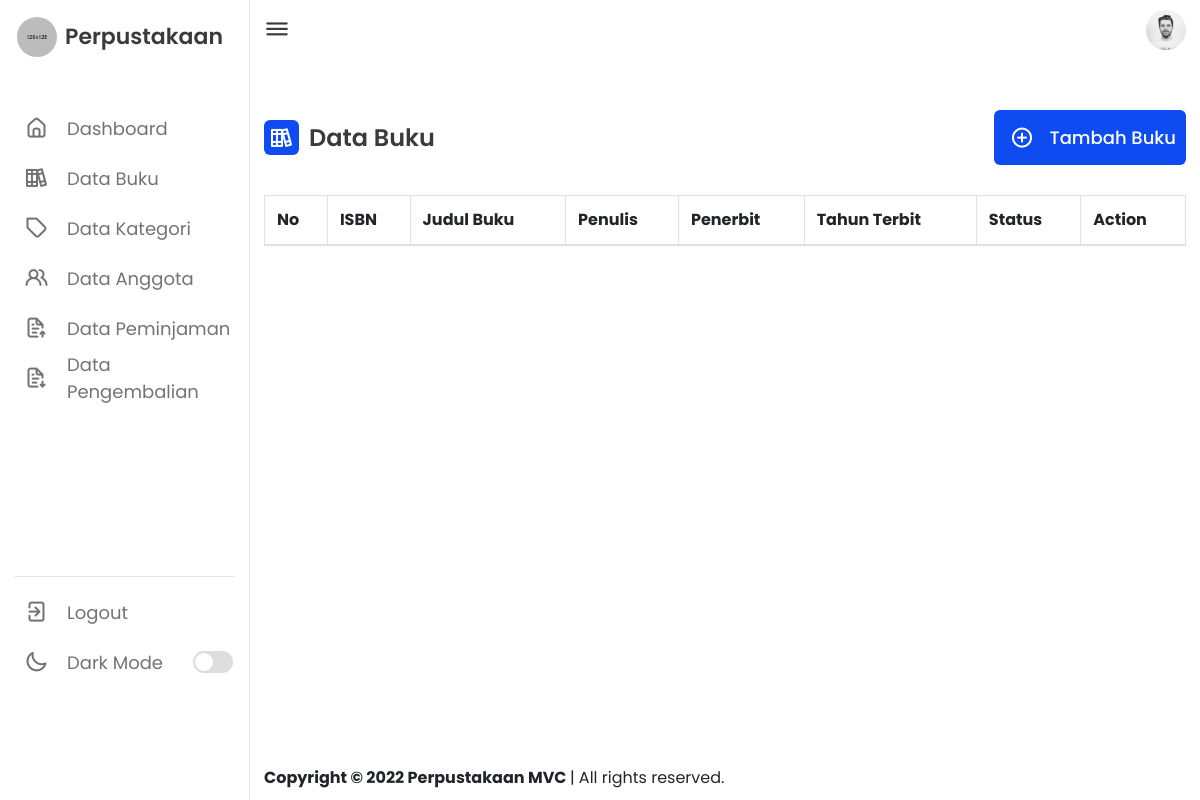
The app's page /index.php/buku, older data.
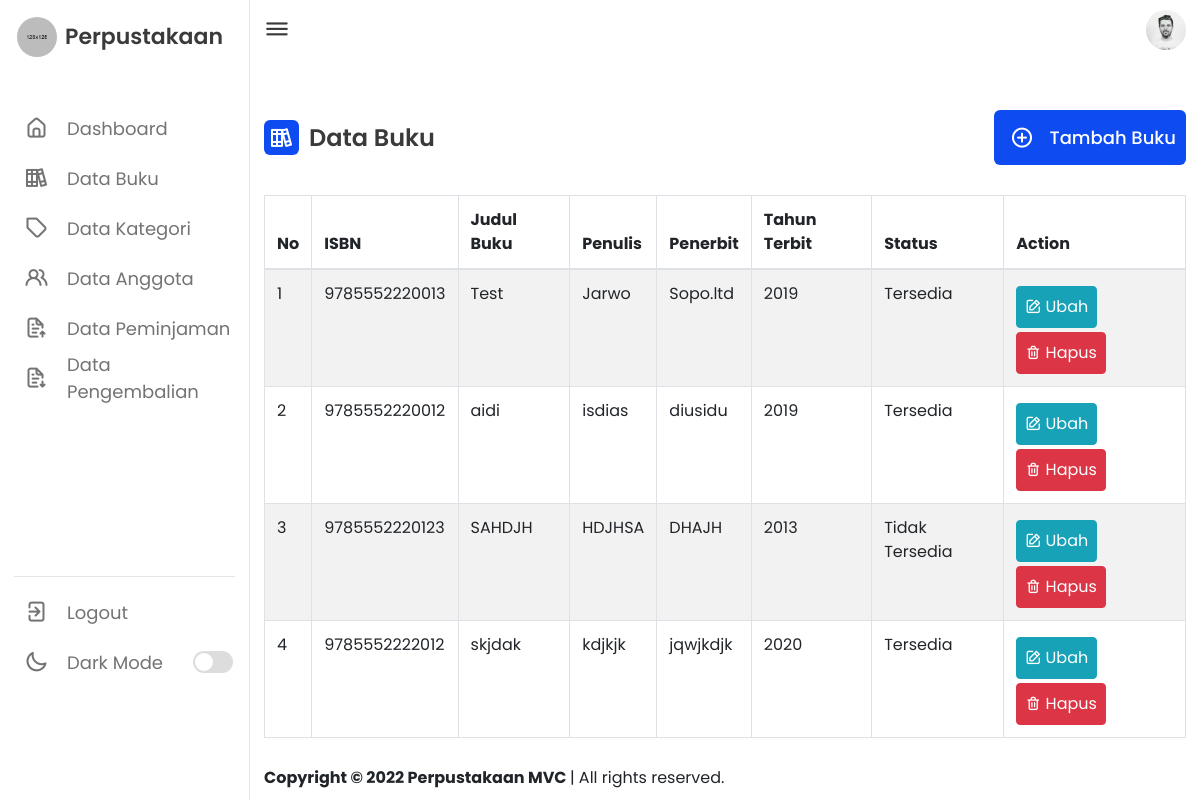
The same page, newer data.
### tables this page shows
CREATE TABLE `buku` (
  `id_buku` int(11) NOT NULL,
  `judul_buku` varchar(255) NOT NULL,
  `kategori_buku` varchar(255) NOT NULL,
  `isbn` varchar(255) NOT NULL,
  `penulis` varchar(255) NOT NULL,
  `penerbit` varchar(255) NOT NULL,
  `tahun_buku` varchar(128) NOT NULL,
  `sampul` varchar(255) NOT NULL DEFAULT 'buku.png',
  `lampiran` varchar(255) NOT NULL DEFAULT 'buku.pdf',
  `keterangan` text NOT NULL,
  `tgl_masuk` datetime NOT NULL DEFAULT current_timestamp(),
  `status` int(11) NOT NULL DEFAULT 1,
  `is_deleted` int(11) NOT NULL DEFAULT 0
);

### application/controllers/Buku.php (called while the page is built, shortened)
<?php
class Buku extends CI_Controller
{
	public function __construct()
	{
        $this->load->model('Buku_model');
        $this->load->library('form_validation');
	}
    public function index()
    {
        $data['buku'] = $this->Buku_model->getAllBuku();
        $this->load->view('panel/dash_header');
        $this->load->view('panel/dash_sidebar');
        $this->load->view('page/buku/buku', $data);
        $this->load->view('panel/dash_footer');
    }
}
?>

### index.php (called while the page is built, shortened)
<?php
require_once BASEPATH.'core/CodeIgniter.php';

### application/models/Buku_model.php (called while the page is built, shortened)
<?php
class Buku_model extends CI_Model
{
    public function getAllBuku()
    {
        return $this->db->get_where('buku', ['is_deleted' => 0])->result_array();
    }
}

### application/views/page/buku/buku.php (the view, shortened to what this page needs)
<div class="dash-content">
    <div class="activity">
        <div class="wrap">
            <div class="title">
                <i class="uil uil-books"></i>
                <span class="text">Data Buku</span>
            </div>
            <div class="add-btn">
                <i class="uil uil-plus-circle"></i>
                <a href="<?= base_url('buku/add_buku'); ?>" class="btn-add">Tambah Buku</a>
            </div>
        </div>
        <table id="tb_buku" class="table table-striped table-bordered" style="width:100%">
            <thead>
                <tr>
                    <th>No</th>
                    <th>ISBN</th>
                    <th>Judul Buku</th>
                    <th>Penulis</th>
                    <th>Penerbit</th>
                    <th>Tahun Terbit</th>
                    <th>Status</th>
                    <th>Action</th>
                </tr>
            </thead>
            <tbody>
            <?php $no = 1;
                foreach ($buku as $row) { ?>
                <tr>
                    <td><?= $no++; ?></td>
                    <td><?= $row['isbn']; ?></td>
                    <td><?= $row['judul_buku']; ?></td>
                    <td><?= $row['penulis']; ?></td>
                    <td><?= $row['penerbit']; ?></td>
                    <td><?= $row['tahun_buku']; ?></td>
                    <td><?php if($row['status'] == 1)
                        { echo "Tersedia"; }
                        else
                        { echo "Tidak Tersedia"; }?>
                    </td>
                    <td>
                        <a href="<?= base_url('buku/edit_buku/') . $row['id_buku']; ?>" class="btn btn-info p-2 mt-1">
                            <i class="uil uil-edit"></i> Ubah
                        </a>
                        <a href="<?= base_url('buku/delete_buku/') . $row['id_buku']; ?>" class="btn btn-danger p-2 mt-1" onclick="return confirm('Anda yakin akan menghapus buku ini ?')">
                            <i class="uil uil-trash-alt"></i> Hapus
                        </a>
                    </td>
                </tr>
                <?php } ?>
            </tbody>
        </table>
    </div>
</div>

### application/views/panel/dash_header.php (shortened to what this page needs)
<!DOCTYPE html>
<html lang="en">
<head>
    <link rel="stylesheet" href="<?= base_url('assets/') ?>css/style.css">
    <link rel="stylesheet" href="https://unicons.iconscout.com/release/v4.0.0/css/line.css">
    <link rel="stylesheet" href="https://cdnjs.cloudflare.com/ajax/libs/twitter-bootstrap/4.5.2/css/bootstrap.css">
    <link rel="stylesheet" href="https://cdn.datatables.net/1.13.1/css/dataTables.bootstrap4.min.css">
</head>
<body>

### application/views/panel/dash_sidebar.php
<nav>
    <div class="logo-name">
        <div class="logo-image">
            <img src="<?= base_url('assets/') ?>images/avatar.jpg" alt="logo">
        </div>
        <span class="logo-name">Perpustakaan</span>
    </div>
    <div class="menu-items">
        <ul class="nav-links">
            <li><a href="<?= base_url('user'); ?>"">
                    <i class="uil uil-estate"></i>
                    <span class="link-name">Dashboard</span>
                </a></li>
            <li><a href="<?= base_url('buku'); ?>">
                    <i class="uil uil-books"></i>
                    <span class="link-name">Data Buku</span>
                </a></li>
            <li><a href="<?= base_url('kategori'); ?>">
                    <i class="uil uil-tag"></i>
                    <span class="link-name">Data Kategori</span>
                </a></li>
            <li><a href="<?= base_url('anggota'); ?>"">
                    <i class="uil uil-users-alt"></i>
                    <span class="link-name">Data Anggota</span>
                </a></li>
            <li><a href="<?= base_url('peminjaman'); ?>"">
                <i class="uil uil-file-upload-alt"></i>
                    <span class="link-name">Data Peminjaman</span>
                </a></li>
            <li><a href="<?= base_url('pengembalian'); ?>"">
                <i class="uil uil-file-download-alt"></i>
                    <span class="link-name">Data Pengembalian</span>
                </a></li>
        </ul>
        <ul class="logout-mode">
            <li><a href="<?= base_url('auth/logout') ?>">
                    <i class="uil uil-signout"></i>
                    <span class="link-name">Logout</span>
                </a></li>
            <li class="mode">
                <a href="#">
                    <i class="uil uil-moon"></i>
                    <span class="link-name">Dark Mode</span>
                </a>
                <div class="mode-toggle">
                    <span class="switch"></span>
                </div>
            </li>
        </ul>
    </div>
</nav>
<section class="dashboard">
    <div class="top">
        <i class="uil uil-bars sidebar-toggle"></i>
        <img src="<?= base_url('assets/') ?>images/user.jpg" alt="avatar">
    </div>

### application/views/panel/dash_footer.php (shortened to what this page needs)
        <div class="bottom">
            <span>
                <strong>
                    Copyright &copy; 2022 Perpustakaan MVC
                </strong>
                    | All rights reserved.
            </span>
        </div>
    </section>
</body>
</html>

### assets/css/style.css (style rules this page uses)
* { padding: 0; margin: 0; box-sizing: border-box; font-family: "Poppins", sans-serif; }
:root { --primary-color: #0E4BF1; --panel-color: #FFFFFF; --text-color: #3A3A3A; --black-light-color: #737373; --border-color: #E6E5E5; --toogle-color: #DDDDDD; --title-icon-color: #FFFFFF; --box1-color: #4DA3FF; --box2-color: #FF36AC; --box3-color: #E7D1FC; --tran-05: all 0.5s ease; --tran-03: all 0.3s ease; --tran-02: all 0.2s ease; }
body { min-height: 100vh; background-color: var(--primary-color); }
nav { position: fixed; top: 0; left: 0; height: 100%; width: 250px; background-color: var(--panel-color); border-right: 1px solid var(--border-color); transition: var(--tran-05); }
nav .logo-name { display: flex; align-items: center; padding: 10px 14px; }
nav .logo-image { display: flex; justify-content: center; min-width: 45px; }
nav .logo-image img { width: 40px; object-fit: cover; border-radius: 50%; }
nav .logo-name .logo-name { font-size: 22px; font-weight: 600; color: var(--text-color); margin-left: -8px; transition: var(--tran-05); }
nav .menu-items { display: flex; flex-direction: column; justify-content: space-between; height: calc(100% - 180px); margin-top: 20px; padding: 10px 14px; }
.menu-items li { list-style: none; }
.menu-items li a { text-decoration: none; height: 50px; display: flex; align-items: center; position: relative; }
.menu-items li a i { font-size: 24px; min-width: 45px; height: 100%; display: flex; align-items: center; justify-content: center; color: var(--black-light-color); }
.menu-items li a .link-name { font-size: 18px; font-weight: 400; color: var(--black-light-color); margin-left: 8px; transition: var(--tran-05); }
.menu-items .logout-mode { border-top: 1px solid var(--border-color); padding-top: 10px; }
.menu-items .mode { display: flex; align-items: center; white-space: nowrap; }
.menu-items .mode-toggle { position: absolute; right: 14px; height: 50px; min-width: 45px; display: flex; align-items: center; justify-content: center; cursor: pointer; }
.mode-toggle .switch { position: relative; display: inline-block; background-color: var(--toogle-color); width: 40px; height: 22px; border-radius: 25px; }
.switch::before { content: ""; position: absolute; top: 2px; left: 2px; width: 18px; height: 18px; border-radius: 50%; background-color: var(--panel-color); transition: var(--tran-03); }
.dashboard { position: relative; left: 250px; background-color: var(--panel-color); min-height: 100vh; width: calc(100% - 250px); padding: 10px 14px; transition: var(--tran-05); }
.dashboard .top { position: fixed; display: flex; justify-content: space-between; top: 0; left: 250px; width: calc(100% - 250px); background-color: var(--panel-color); padding: 10px 14px; transition: var(--tran-05); z-index: 100; }
.dashboard .bottom { position: fixed; display: flex; justify-content: space-between; bottom: 0; left: 250px; width: calc(100% - 250px); background-color: var(--panel-color); padding: 10px 14px; transition: var(--tran-05); z-index: 100; }
.dashboard .top .sidebar-toggle { font-size: 26px; color: var(--text-color); cursor: pointer; }
.top img { width: 40px; height: 40px; object-fit: cover; border-radius: 50%; cursor: pointer; }
.dashboard .dash-content { padding-top: 30px; }
.dash-content .wrap { display: flex; justify-content: space-between; align-items: center; flex-direction: row; width: 100%; }
.dash-content .title, .dash-content .add-btn { display: flex; align-items: center; margin: 70px 0 30px 0; }
.dash-content .title i, .dash-content .add-btn i { position: relative; height: 35px; width: 35px; background-color: var(--primary-color); border-radius: 6px; color: var(--title-icon-color); display: flex; align-items: center; justify-content: center; font-size: 24px; }
.dash-content .add-btn { background-color: var(--primary-color); padding: 10px; border-radius: 6px; }
.dash-content .title .text { font-size: 24px; font-weight: 600; color: var(--text-color); margin-left: 10px; }
.dash-content .add-btn .btn-add { font-size: 18px; font-weight: 500; color: var(--title-icon-color); text-decoration: none; margin-left: 10px; cursor: pointer; }

Row changes from the older to the newer data that the page shows:
added buku: isbn "9785552220013", judul_buku "Test", penulis "Jarwo", penerbit "Sopo.ltd", tahun_buku "2019", status "Tersedia"
added buku: isbn "9785552220012", judul_buku "aidi", penulis "isdias", penerbit "diusidu", tahun_buku "2019", status "Tersedia"
added buku: isbn "9785552220123", judul_buku "SAHDJH", penulis "HDJHSA", penerbit "DHAJH", tahun_buku "2013", status "Tidak Tersedia"
added buku: isbn "9785552222012", judul_buku "skjdak", penulis "kdjkjk", penerbit "jqwjkdjk", tahun_buku "2020", status "Tersedia"
